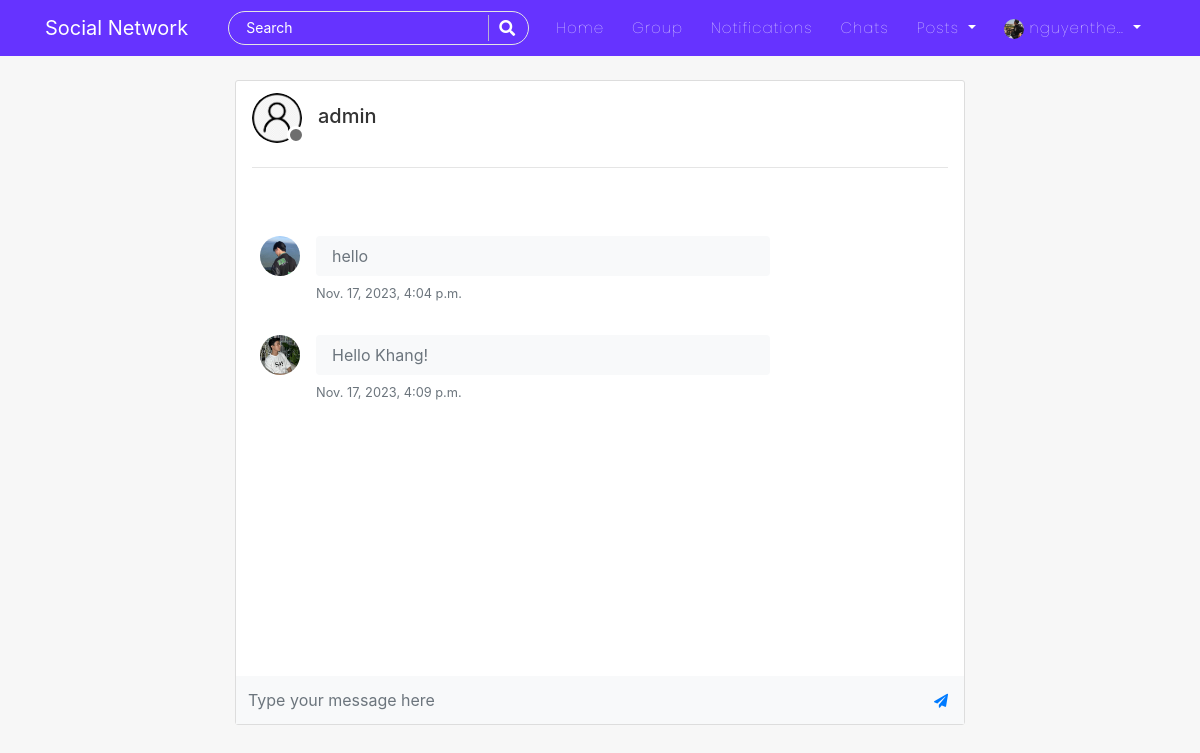
Screenshot of /chats/room/1-1 (signed in) with the database file from the repository.
### users/models.py (models this page shows, shortened)
class Profile(models.Model):
    user = models.OneToOneField(User, on_delete=models.CASCADE)
    is_online = models.BooleanField(default=False)
    following = models.ManyToManyField(User, related_name="following", blank=True)
    friends = models.ManyToManyField(User, related_name='my_friends', blank=True)
    bio = models.CharField(default="",blank=True,null=True,max_length=350)
    date_of_birth = models.CharField(blank=True,max_length=150)
    updated = models.DateTimeField(auto_now=True)
    created = models.DateTimeField(auto_now_add=True)
    image = models.ImageField(default='default.jpg', upload_to='profile_pics',blank=True, null=True)

### chat/models.py (models this page shows, shortened)
class Chat(models.Model):
    room_id = models.ForeignKey(Room, on_delete=models.CASCADE, related_name='chats')
    author = models.ForeignKey(User, on_delete=models.CASCADE, related_name='author_msg')
    friend = models.ForeignKey(User, on_delete=models.CASCADE, related_name='friend_msg')
    text = models.CharField(max_length=300)
    date = models.DateTimeField(auto_now_add=True)
    has_seen = models.BooleanField(default=False)

### chat/views.py (the view)
# urls.py: path('', views.room_enroll, name='room-enroll'),
@login_required
def room(request, room_name, friend_id):
    all_rooms = Room.objects.filter(room_id=room_name)
    if not all_rooms:
        messages.error(request, 'Invalid Room ID')
        return redirect('room-enroll')
    chats = Chat.objects.filter(
        room_id=room_name
    ).order_by('date')
    context = {
        'old_chats':chats,
        'my_name':request.user,
        'friend_name':User.objects.get(pk=friend_id),
        'room_name': room_name
    }
    return render(request, 'chat/chatroom.html', context)

### chat/templates/chat/chatroom.html (shortened to what this page needs)
{% extends 'blog/base.html' %}
{% block content %}
<div class="col-md-8 m-auto">
<div class="container content-section px-0 py-0">
    <div class="bg-gray py-1 px-3">
        <p class="h5 mb-0 py-2">
            <span class="img-cont2">
                <img src="{{friend_name.profile.image.url}}" alt="user" width="50" height="50" class="rounded-circle">
                {% if friend_name.profile.is_online %}
                    <span class="online-circle3"></span>
                {% else %}
                    <span class="offline-circle3"></span>
                {% endif %}
            </span>
            &nbsp;&nbsp;{{friend_name}}
        </p>
        <hr>
    </div>
    <div id="chat-section" class="px-0">
        <div id="chat-box" class="chat-text-add py-5 px-4 chat-box bg-white">
            {% for chat in old_chats %}
                {% if chat.author != request.user %}
                <div class="media w-75 mb-3">
                <img src="{{chat.author.profile.image.url}}" alt="user" width="40" height="40" class="rounded-circle">
                <div class="media-body ml-3">
                    <div class="bg-light rounded py-2 px-3 mb-2">
                    <p class="text-small mb-0 text-muted">{{chat.text}}</p>
                    </div>
                    <p class="small text-muted">{{chat.date}}</p>
                </div>
                </div>
                {% endif %}
            {% endfor %}
        </div>
    </div>
    <br>
    <div class="px-0">
        <form class="bg-light chat-form">
          <div class="input-group">
            <input id="input" name="body" type="text" placeholder="Type your message here" aria-describedby="submit" class="form-control rounded-0 border-0 py-4 bg-light">
            <div class="input-group-append">
              <button id="submit" type="button" class="btn btn-link"> <i class="fa fa-paper-plane"></i></button>
            </div>
          </div>
        </form>
    </div>
</div>
</div>
<br>
{% endblock %}

### blog/templates/blog/navbar.html (shortened to what this page needs)
<nav class="navbar navbar-expand-lg navbar-dark bg-steel fixed-top">
    <div class="container">
      <a class="navbar-brand mr-4 pr-3" href="/">Social Network</a>
      <div class="collapse navbar-collapse" id="navbarToggle">
        <div class="navbar-nav mr-auto">
          <div id="searchbar" >
            <form method="GET" action="/search">
              <input required name="query" id="search" type="text" placeholder="Search">
              <button class="search-btn" type="submit"><i class="fas fa-search"></i></button>
            </form>
          </div>
        </div>
        <div class="navbar-nav">
          <a class="nav-item nav-link" href="{% url 'blog-home' %}">Home</a>
          <a class="nav-item nav-link" href="{% url 'groups:group' %}">Group</a>
          {% if user.is_authenticated %}
          <a class="nav-item nav-link" href="{% url 'show-notifications' %}">Notifications</a>
          <a class="nav-item nav-link" href="{% url 'room-enroll' %}">Chats</a>
          <div class="dropdown">
            <a class="dropdown-toggle nav-link" href="#" role="button" id="dropdownMenuLink1" data-toggle="dropdown" aria-haspopup="true" aria-expanded="false">
              Posts
            </a>
          </div>
          {% endif %}
          {% if user.is_authenticated %}
            <div class="dropdown">
              <a class="dropdown-toggle nav-link" href="#" role="button" id="dropdownMenuLink2" data-toggle="dropdown" aria-haspopup="true" aria-expanded="false">
                <img class="rounded-circle" style="height: 20px; width: 20px;" src="{{user.profile.image.url}}" alt="">&nbsp;{{user|truncatechars:"10"}}
              </a>
            </div>
          {% else %}
            <a class="nav-item nav-link" href="{% url 'account_login' %}">Login</a>
            <a class="nav-item nav-link" href="{% url 'register' %}">Register</a>
          {% endif %}
        </div>
      </div>
    </div>
</nav>

### blog/static/blog/main.css (style rules this page uses)
body { background: #f7f7f7; color: #333333; margin-top: 5rem; scroll-behavior: smooth; }
.bg-steel { background: #6633FF; }
.site-header .navbar-nav .nav-link { color: #ffffff; font-family:'Poppins'; font-weight: 100; margin: 0px 6px; font-size: 15px; letter-spacing: 1px; }
.content-section { background: #ffffff; padding: 10px 20px; border: 1px solid #dddddd; border-radius: 3px; margin-bottom: 20px; }
.img-cont2 { height: 55px; width: 55px; position: relative; }
.offline-circle3 { width: 18px; height: 18px; border-radius: 50%; background-color:#6e6e6e; border: 3px solid white; bottom: -16px; right: 2px; position: absolute; }
#searchbar form { width: auto; display: flex; flex-direction: row; border-radius: 50px; padding: 3px 15px; background-color: transparent; border: 1px solid #e4e4e4; margin-right: 10px; }
#searchbar form input::placeholder { color: #fff; font-size: 14px; }
#searchbar form input { border: none; outline: none; color: #fff; font-size: 15px; flex: 1; background-color:transparent; }
.search-btn { color:#fff; border: none; width: 25px; padding-left: 10px; border-left: 1px solid rgba(202, 202, 202, 0.829); outline: none; background-color: transparent; }
.search-btn i { font-size: 16px; }
.btn { border-radius: 0px; padding: 8px 15px; font-size: 14px; }
.messages-box, .chat-box { height: 58vh; overflow-y: scroll; }

### rows the page displays
Chat: author.profile.image (picture), text "hello", date "Nov. 17, 2023, 4:04 p.m."
Chat: author.profile.image (picture), text "Hello Khang!", date "Nov. 17, 2023, 4:09 p.m."

### other values shown
{{ user|truncatechars:"10" }} "nguyenthe…"
{{ friend_name }} "admin"
